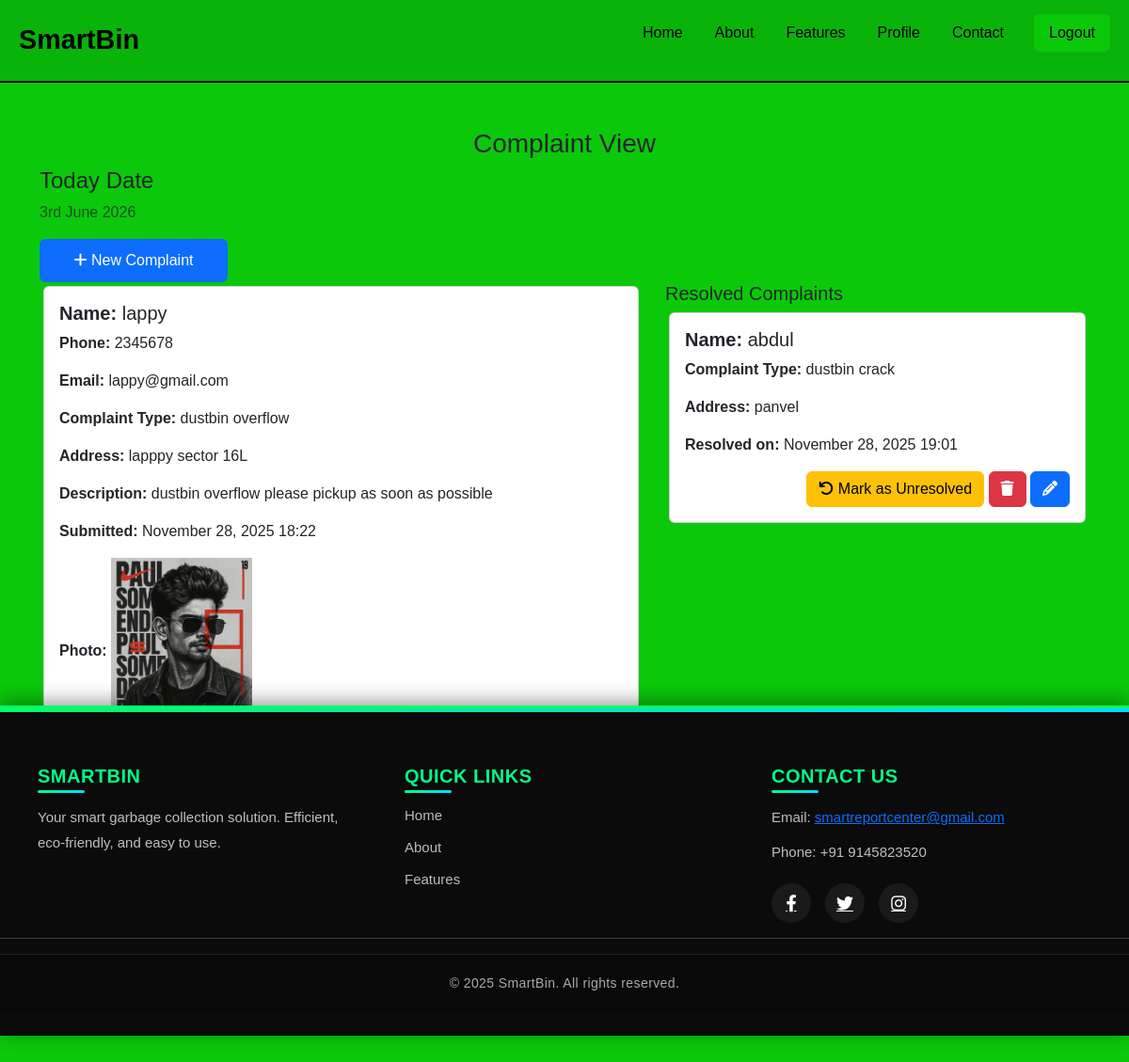
Before: /complaint/ with the older database file.
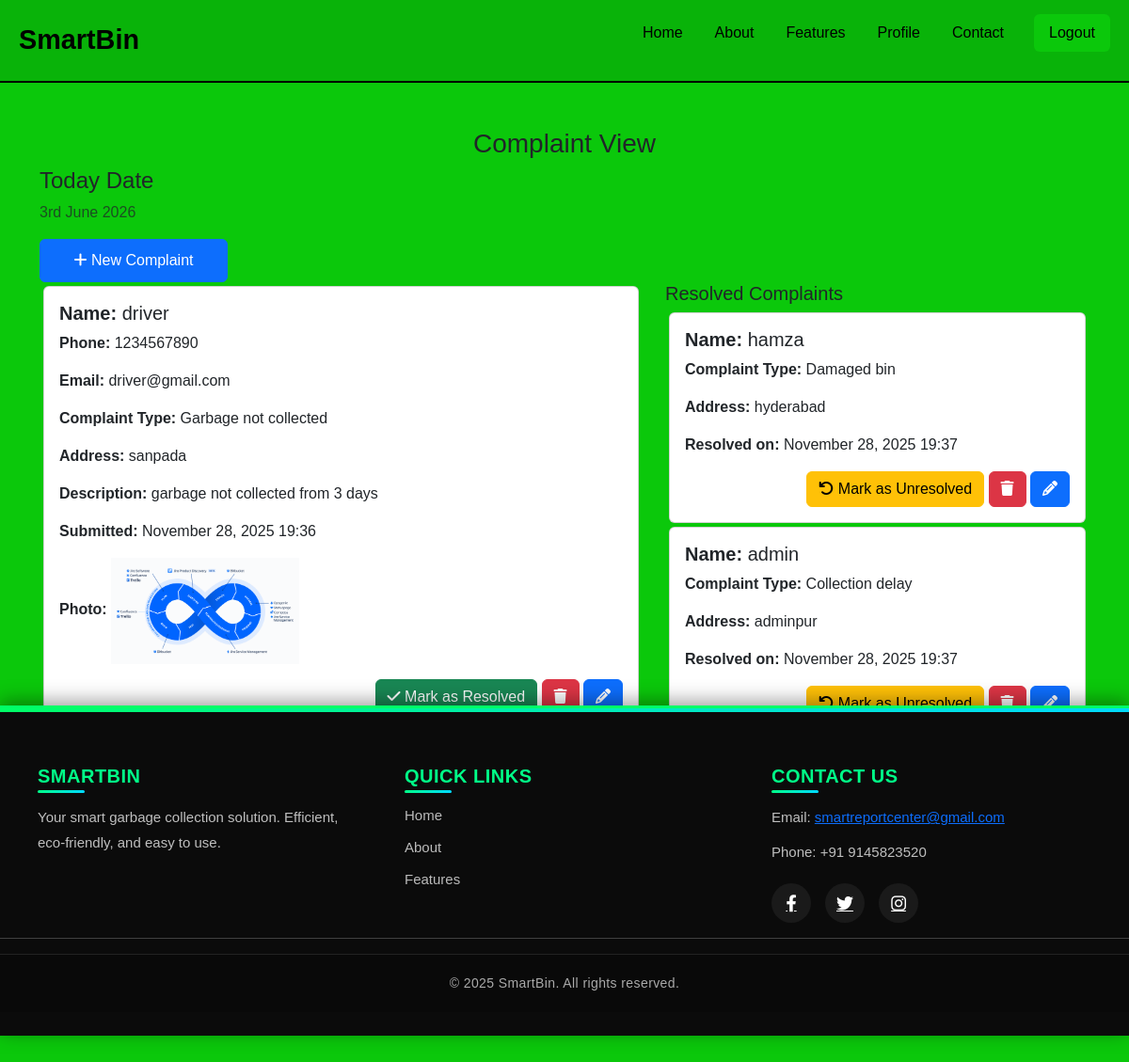
After: the same page with the newer database file.
### Smartbin_App/models.py (models this page shows, shortened)
class Complaint(models.Model):
    name = models.CharField(max_length=100)
    phone_no = models.CharField(max_length=10, unique=True)
    email_id = models.EmailField(max_length=100, unique=True)
    address = models.CharField(max_length=100, blank=True)
    complaint_type = models.CharField(max_length=100)
    photo = models.ImageField(upload_to='user_photos',blank=True, null=True)
    description = models.TextField()
    is_resolved = models.BooleanField(default=False)
    created_at = models.DateTimeField(auto_now_add=True)
    updated_at = models.DateTimeField(auto_now=True)

### SmartBin_Project/views.py (the view)
# urls.py: path('complaint/', views.complaint_list, name='complaint_list'),
def complaint_list(request):
    complaints = Complaint.objects.filter(is_resolved=False).order_by('-created_at')
    resolved_complaints = Complaint.objects.filter(is_resolved=True).order_by('-updated_at')
    context = {
        'complaints': complaints,
        'resolved_complaints': resolved_complaints,
        }
    return render(request, 'complaintviews.html', context)

### Smartbin_App/templates/html/complaintviews.html (shortened to what this page needs)
{% load static %}
<!DOCTYPE html>
<html lang="en">
<head>
    <link href="https://cdn.jsdelivr.net/npm/bootstrap@5.3.0-alpha1/dist/css/bootstrap.min.css" rel="stylesheet">
    <link rel="stylesheet" href="https://cdnjs.cloudflare.com/ajax/libs/font-awesome/4.7.0/css/font-awesome.min.css">
    <link rel="stylesheet" href="{% static 'css/navbar.css' %}">
    <link rel="stylesheet" href="{% static 'css/footer.css' %}">
</head>
<body>
     {% include 'navbar.html' %}
    <div class="container">
        <h3 class="pt-5 text-center">Complaint View</h3>
        <div class="row">
            <h4>Today Date</h4>
            <p class="text-muted">{% now "jS F Y" %}</p>
            <div class="form-group">
                <span style="display: flex;">
                    <a href="{% url 'report' %}" class="btn btn-primary" style="width: 200px; text-decoration: none; display: inline-block; text-align: center; padding: 10px;"><i class="fa fa-plus"></i> New Complaint</a>
                </span>
            </div>
            <div class="col-md-7 col-lg-7" style="height: 450px; overflow: scroll;">
                {% if complaints %}
                  {% for complaint in complaints %}
                  <div class="card m-1">
                      <div class="card-body">
                         <h5><strong>Name:</strong> {{ complaint.name }}</h5>
                          <p><strong>Phone:</strong> {{ complaint.phone_no }}</p>
                          <p><strong>Email:</strong> {{ complaint.email_id }}</p>
                          <p><strong>Complaint Type:</strong> {{ complaint.complaint_type }}</p>
                          <p><strong>Address:</strong> {{ complaint.address|default:"Not provided" }}</p>
                          <p><strong>Description:</strong> {{ complaint.description }}</p>
                          <p><strong>Submitted:</strong> {{ complaint.created_at|date:"F d, Y H:i" }}</p>
                          {% if complaint.photo %}
                            <p><strong>Photo:</strong> <img src="{{ complaint.photo.url }}" alt="Complaint photo" style="max-width: 200px; max-height: 200px;"></p>
                          {% endif %}
                          <span style="position: relative; float: right;">
                              <a href="{% url 'mark_resolved' complaint.id %}" class="btn btn-success"><i class="fa fa-check"></i> Mark as Resolved</a>
                              <a href="{% url 'delete_complaint' complaint.id %}" class="btn btn-danger" onclick="return confirm('Are you sure you want to delete this complaint?');"><i class="fa fa-trash"></i></a>
                              <a href="{% url 'edit_complaint' complaint.id %}" class="btn btn-primary"><i class="fa fa-pencil"></i></a>
                          </span>
                      </div>
                  </div>
                  {% endfor %}
                {% else %}
                  <div class="card m-1">
                    <div class="card-body">
                      <p class="text-muted">No unresolved complaints found.</p>
                    </div>
                  </div>
                {% endif %}
            </div>
            <div class="col-md-5 col-lg-5" style="height: 450px; overflow: scroll;" >
                <h5>Resolved Complaints</h5>
                {% if resolved_complaints %}
                  {% for complaint in resolved_complaints %}
                  <div class="card m-1">
                      <div class="card-body">
                          <h5><strong>Name:</strong> {{ complaint.name }}</h5>
                          <p><strong>Complaint Type:</strong> {{ complaint.complaint_type }}</p>
                          <p><strong>Address:</strong> {{ complaint.address|default:"Not provided" }}</p>
                          <p><strong>Resolved on:</strong> {{ complaint.updated_at|date:"F d, Y H:i" }}</p>
                          <span style="position: relative; float: right;">
                              <a href="{% url 'mark_unresolved' complaint.id %}" class="btn btn-warning"><i class="fa fa-undo"></i> Mark as Unresolved</a>
                              <a href="{% url 'delete_complaint' complaint.id %}" class="btn btn-danger" onclick="return confirm('Are you sure you want to delete this complaint?');"><i class="fa fa-trash"></i></a>
                              <a href="{% url 'edit_complaint' complaint.id %}" class="btn btn-primary"><i class="fa fa-pencil"></i></a>
                          </span>
                      </div>
                  </div>
                  {% endfor %}
                {% else %}
                  <div class="card m-1">
                    <div class="card-body">
                      <p class="text-muted">No resolved complaints found.</p>
                    </div>
                  </div>
                {% endif %}
            </div>
        </div>
    </div>
    {% include 'footer.html' %}
</body>
</html>

### Smartbin_App/templates/html/navbar.html (shortened to what this page needs)
{% load static %}
<!DOCTYPE html>
<html lang="en">
<head>
  <link rel="stylesheet" href="{% static 'css/navbar.css' %}">
</head>
<body>
  <header>
    <nav class="navbar">
    <a href=# class="logo">SmartBin</a>
    <ul class="nav-links" id="navLinks">
      <li><a href="{% url 'home' %}">Home</a></li>
      <li><a href="{% url 'about' %}">About</a></li>
      <li><a href="{% url 'feature' %}">Features</a></li>
      <li><a href="{% url 'profile' %}">Profile</a></li>
      <li><a href="{% url 'contact' %}">Contact</a></li>
      <li><button class="logout-btn" id="logoutBtn">Logout</button></li>
    </ul>
  </nav>
</header>
</body>
</html>

### Smartbin_App/templates/html/footer.html (shortened to what this page needs)
{% load static %}
<!DOCTYPE html>
<html lang="en">
<head>
  <link rel="stylesheet" href="{% static 'css/footer.css' %}">
  <link rel="stylesheet" href="https://cdnjs.cloudflare.com/ajax/libs/font-awesome/6.4.0/css/all.min.css">
</head>
<body>
  <footer>
    <div class="footer-container">
      <div class="footer-section">
        <h3>SmartBin</h3>
        <p>Your smart garbage collection solution. Efficient, eco-friendly, and easy to use.</p>
      </div>
      <div class="footer-section">
        <h3>Quick Links</h3>
        <ul>
          <li><a href="{% url 'home' %}">Home</a></li>
          <li><a href="{% url 'about' %}">About</a></li>
          <li><a href="{% url 'feature' %}">Features</a></li>
        </ul>
      </div>
      <div class="footer-section">
        <h3>Contact Us</h3>
        <p>Email: <a href="mailto:smartreportcenter@gmail.com">smartreportcenter@gmail.com</a></p>
        <p>Phone: +91 9145823520</p>
        <div class="social-icons">
          <a href="#"><i class="fab fa-facebook-f"></i></a>
          <a href="#"><i class="fab fa-twitter"></i></a>
          <a href="#"><i class="fab fa-instagram"></i></a>
        </div>
      </div>
    </div>
    <hr>
    <div class="footer-bottom">
      © 2025 SmartBin. All rights reserved.
    </div>
  </footer>
</body>
</html>

### Smartbin_App/static/css/navbar.css (style rules this page uses)
* { margin: 0; padding: 0; box-sizing: border-box; font-family: Arial, Helvetica, sans-serif; }
body { background: rgb(11, 200, 11); min-height: 100vh; }
header { background: rgb(9, 179, 9); color: black; position: sticky; top: 0; z-index: 1000; border-bottom: 2px solid black; }
.navbar { display: flex; justify-content: space-between; align-items: center; padding: 15px 20px; max-width: 1400px; margin: 0 auto; }
.logo { font-size: 1.8em; font-weight: bold; color: black; text-decoration: none; transition: color 0.3s; }
.nav-links { list-style: none; display: flex; align-items: center; gap: 10px; }
.nav-links li { position: relative; }
.nav-links a { text-decoration: none; color: black; font-size: 1em; transition: 0.3s; padding: 8px 12px; display: block; border-radius: 4px; }
.logout-btn { background: rgb(11, 200, 11); color: black; padding: 8px 16px; border-radius: 6px; border: none; cursor: pointer; font-size: 1em; transition: 0.3s; font-family: Arial, Helvetica, sans-serif; font-weight: normal; }

### Smartbin_App/static/css/footer.css (style rules this page uses)
footer { background: #0b0b0b; color: #e0e0e0; padding: 60px 0 25px; position: relative; width: 100%; margin-top: auto; box-shadow: 0 -4px 20px rgba(0, 0, 0, 0.4); border-top: 3px solid #00ff66; }
footer::before { content: ""; position: absolute; top: 0; left: 0; width: 100%; height: 4px; background: linear-gradient(90deg, #00ff66, #00d9ff); }
.footer-container { display: flex; justify-content: space-between; flex-wrap: wrap; gap: 50px; max-width: 1200px; margin: 0 auto; padding: 0 40px; }
.footer-section { flex: 1 1 280px; min-width: 240px; }
.footer-section h3 { color: #00ff88; font-size: 20px; margin-bottom: 18px; text-transform: uppercase; font-weight: 600; letter-spacing: 0.5px; position: relative; }
.footer-section h3::after { content: ""; position: absolute; left: 0; bottom: -6px; width: 50px; height: 3px; background: linear-gradient(90deg, #00ff88, #00d9ff); border-radius: 2px; }
.footer-section p { font-size: 15px; color: #bfbfbf; line-height: 1.8; margin: 10px 0; }
.footer-section ul { list-style: none; padding: 0; margin: 0; }
.footer-section ul li { margin-bottom: 10px; }
.footer-section ul li a { color: #bbb; text-decoration: none; transition: 0.3s; font-size: 15px; }
.social-icons { display: flex; gap: 15px; margin-top: 20px; }
.social-icons a { width: 42px; height: 42px; background: #1a1a1a; color: #fff; border-radius: 50%; display: flex; align-items: center; justify-content: center; font-size: 18px; transition: all 0.3s ease; }
.footer-bottom { text-align: center; background: #090909; padding: 20px 10px; color: #aaa; font-size: 14px; border-top: 1px solid #222; letter-spacing: 0.4px; }

Changed rows visible on the page:
no longer on this page (row unchanged): Complaint: name "lappy", phone_no "2345678", email_id "lappy@gmail.com", complaint_type "dustbin overflow", address "lapppy sector 16L", description "dustbin overflow please pickup as soon as possible", created_at "November 28, 2025 18:22", photo (picture), shown under "Today Date"
no longer on this page (row unchanged): Complaint: name "abdul", complaint_type "dustbin crack", address "panvel", updated_at "November 28, 2025 19:01", shown under "Resolved Complaints"
added Complaint: name "driver", phone_no "1234567890", email_id "driver@gmail.com", complaint_type "Garbage not collected", address "sanpada", description "garbage not collected from 3 days", created_at "November 28, 2025 19:36", photo (picture), shown under "Today Date"
added Complaint: name "hamza", complaint_type "Damaged bin", address "hyderabad", updated_at "November 28, 2025 19:37", shown under "Resolved Complaints"
added Complaint: name "admin", complaint_type "Collection delay", address "adminpur", updated_at "November 28, 2025 19:37", shown under "Resolved Complaints"
